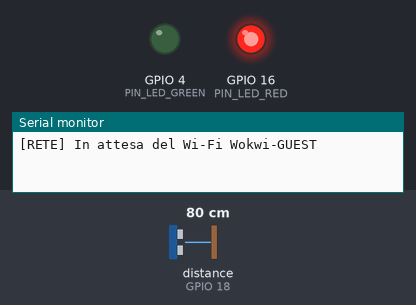
Recording of a program running on a simulated ESP32-S3. Parts: output pins drawn as LEDs (lit = HIGH), the last lines printed to the serial monitor. Inputs (shaded band) come from the test bench; at power-on: distance to the obstacle (sensor on GPIO 18) 80 cm. The echo pulse lasts 58.3 µs per cm; WiFi joins after 1.5 s; servers stay silent unless stated; random numbers use the default seed unless the program sets one; no MQTT or app messages arrive unless stated; pins used as bus, display or sensor lines are not drawn.

Above: at 0.1 s.
At 5.3 s:
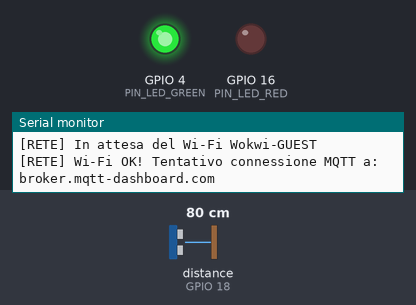
Timing chart, 0 to 6.8 s (numbered marks = the images above):
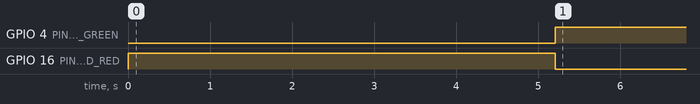

The program:

main.cpp
```cpp
#include "HardwareSerial.h"
#include "config.h"
#include "esp32-hal.h"
#include <Arduino.h>
#include <PubSubClient.h>
#include <WiFi.h>

// OGGETTI DI RETE
WiFiClient espClient;
PubSubClient client(espClient);

// variabile per far comunicare i due task
volatile bool isNetworkConnected = false;

// STATI FSM
enum SystemState { CONNECTING, CONNECTED, MONITORING, ERROR };
SystemState currentState = CONNECTING;

// lettura sonar
float getWaterLevel() {
  digitalWrite(PIN_TRIG, LOW);
  delayMicroseconds(2);
  digitalWrite(PIN_TRIG, HIGH);
  delayMicroseconds(10);
  digitalWrite(PIN_TRIG, LOW);

  long duration = pulseIn(PIN_ECHO, HIGH);
  float distance = duration * 0.034 / 2.0;
  return distance;
}

// TASK 1: Gestione Rete
void networkTask(void *pvParameters) {
  WiFi.begin(WIFI_SSID, WIFI_PASSWORD);
  client.setServer(MQTT_SERVER, MQTT_PORT);

  while (true) {
    if (WiFi.status() != WL_CONNECTED) {
      // se non connesso riprova ogni 5 secondi a connettersi
      isNetworkConnected = false;
      Serial.print("[RETE] In attesa del Wi-Fi ");
      Serial.println(WIFI_SSID);
      WiFi.begin(WIFI_SSID, WIFI_PASSWORD);
      vTaskDelay(5000 / portTICK_PERIOD_MS);
    } else {
      if (!client.connected()) {
        // se non connesso al broker riprova ogni 2 secondi
        isNetworkConnected = false;
        Serial.print("[RETE] Wi-Fi OK! Tentativo connessione MQTT a: ");
        Serial.println(MQTT_SERVER);
        // Genera un ID client univoco
        String clientId = "ESP32-TMS-";
        clientId += String(random(0xffff), HEX);

        if (client.connect(clientId.c_str())) {
          isNetworkConnected = true;
        } else {
          vTaskDelay(2000 / portTICK_PERIOD_MS);
        }
      } else {
        // se connesso mantiene viva la connessione
        isNetworkConnected = true;
        client.loop();
      }
    }
    vTaskDelay(100 / portTICK_PERIOD_MS);
  }
}

// TASK 2: FSM
void sensorTask(void *pvParameters) {
  pinMode(PIN_TRIG, OUTPUT);
  pinMode(PIN_ECHO, INPUT);
  pinMode(PIN_LED_GREEN, OUTPUT);
  pinMode(PIN_LED_RED, OUTPUT);

  unsigned long lastSendTime = 0;

  while (true) {
    switch (currentState) {
    case CONNECTING:
      digitalWrite(PIN_LED_RED, HIGH);
      digitalWrite(PIN_LED_GREEN, LOW);

      if (isNetworkConnected) {
        currentState = CONNECTED;
      }
      break;

    case CONNECTED:
      digitalWrite(PIN_LED_GREEN, HIGH);
      digitalWrite(PIN_LED_RED, LOW);

      if (!isNetworkConnected) {
        currentState = ERROR;
      }
      // dopo tempo F passa allo stato di MONITORING per l'invio
      else if (millis() - lastSendTime >= FREQUENCY_F) {
        currentState = MONITORING;
      }
      break;

    case MONITORING: {
      float level = getWaterLevel();
      String payload = String(level);

      // Invia il dato a MQTT
      client.publish(MQTT_TOPIC_LEVEL, payload.c_str());

      lastSendTime = millis();
      currentState = CONNECTED;
    } break;

    case ERROR:
      digitalWrite(PIN_LED_RED, HIGH);
      digitalWrite(PIN_LED_GREEN, LOW);

      if (isNetworkConnected) {
        currentState = CONNECTED;
      }
      break;
    }
    // Tick della FSM ogni 50ms
    vTaskDelay(50 / portTICK_PERIOD_MS);
  }
}

void setup() {
  Serial.begin(115200);

  // Inizializzazione dei due Task di FreeRTOS, assegnati al Core 1 dell'ESP32
  xTaskCreatePinnedToCore(networkTask, "NetworkTask", 4096, NULL, 1, NULL, 1);
  xTaskCreatePinnedToCore(sensorTask, "SensorTask", 4096, NULL, 1, NULL, 1);
}

void loop() { vTaskDelete(NULL); }
```

config.h
```cpp
#ifndef __CONFIG_H__
#define __CONFIG_H__

// PIN
#define PIN_TRIG 5
#define PIN_ECHO 18
#define PIN_LED_GREEN 4
#define PIN_LED_RED 16

// NETWORK CREDENTIALS (da personalizzare secondo le proprie)
#define WIFI_SSID "Wokwi-GUEST"
#define WIFI_PASSWORD ""

// MQTT SETTINGS
#define MQTT_SERVER "broker.mqtt-dashboard.com"
#define MQTT_PORT 1883
#define MQTT_TOPIC_LEVEL "it/unibo/iot/tank/level/siboni"

// Frequenza di campionamento F (in millisecondi)
#define FREQUENCY_F 2000

#endif
```

Measured:
- by itself, GPIO 4 (PIN_LED_GREEN): LOW → HIGH at 5.2 s
- by itself, GPIO 16 (PIN_LED_RED): LOW → HIGH at 0.00 s, → LOW 5.2 s later
